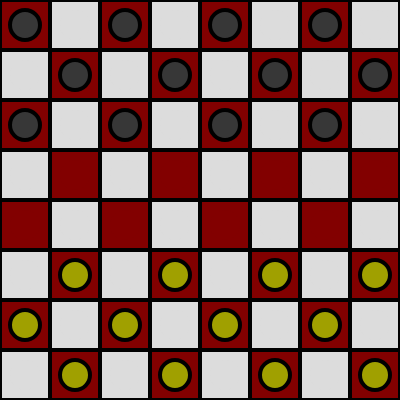
Frame 1 (no input)
Frame 60 (no input): identical to frame 1, image omitted
Frame 120 (the mouse pressed at the canvas centre since frame 60): identical to frame 1, image omitted

The p5.js sketch that drew this single still picture (run headless with seeded random() and noise() and a simulated clock; from frame 60 on, the mouse is pressed at the canvas centre):

// p5.js sketch
// ── sketch.js
var gridSide = 8;
var gridWidth;
var board = [];
var colour;
var piece = 2;

function setup() {
    createCanvas(400, 400);
    gridWidth = floor(width / gridSide);

    for (var i = 0; i < gridSide; i++) {
        board[i] = [];
        for (var j = 0; j < gridSide; j++) {
            var checkerPattern =
                (i % 2 === 0 && j % 2 === 0
                    || i % 2 === 1 && j % 2 === 1);

            //checker pattern requirements
            if (checkerPattern) {
                var colour = [130, 0, 0];

            } else {
                colour = [220, 220, 220];
            }

            // initial piece placement
            if (j < 3 && checkerPattern) {
                piece = 0; // white
            } else if (j > 4 && checkerPattern) {
                piece = 1; // black
            } else {
                piece = -1; // none
            }

            board[i][j] = new Checker(i, j, colour, piece);
        }
    }
}

function draw() {
    background(0);

    for (var i = 0; i < gridSide; i++) {
        for (var j = 0; j < gridSide; j++) {
            var d = dist(mouseX, mouseY,
                board[i][j].x + gridWidth / 2, board[i][j].y + gridWidth / 2);
            if (d < board[i][j].radius) {
                board[i][j].pieceStroke = [0, 140, 0]
                if (mouseIsPressed && board[i][j].piece != -1) {
                    board[i][j].select(i, j);
                }
            } else {
                board[i][j].pieceStroke = [0, 0, 0]
            }

            board[i][j].render();


        }
    }
}


// ── checker.js
class Checker {
    constructor(row, col, color, type) {
        this.x = row * gridWidth;
        this.y = col * gridWidth;
        this.alpha = 255;
        this.gridColor = color;
        this.piece = type;
        this.radius = gridWidth * 0.3
        this.pieceStroke = [0, 0, 0]
        this.gridStroke = [0, 0, 0]
        this.selected = false;
        this.shaded = false;
    }

    render() {
        fill(this.gridColor);

        stroke(this.gridStroke);
        strokeWeight(4);
        rect(this.x, this.y, gridWidth, gridWidth);


        if (this.piece === 0) {
            fill(55, 55, 55, this.alpha);

            stroke(this.pieceStroke);
        } else if (this.piece === 1) {
            fill(160, 160, 0, this.alpha);

            stroke(this.pieceStroke);
        } else {
            noStroke();
        }

        if (this.shaded = true) {
            alpha(150);
        }


        ellipse(this.x + gridWidth / 2, this.y + gridWidth / 2,
            this.radius * 2, this.radius * 2);
    }

    select(row, col) {
        this.selected = true;
        console.log(row, col);
        var availableMoves = [];

        if (this.piece === 0) { // white
            // Left-Right edge conditions
            if (col === 0) {
                availableMoves[0] = board[row+1][col+1];
            } else if (col === gridSide) {
                availableMoves[0] = board[row+1][col-1];
            } else  {
                availableMoves[0] = board[row+1][col+1];
                availableMoves[1] = board[row+1][col-1];
            }
        }

        for(var i = 0; i < availableMoves.length; i++){
            console.log(availableMoves[i]);
            if(availableMoves[i].piece === -1){
                availableMoves[i].shaded = true;
            }
        }


    }

}
